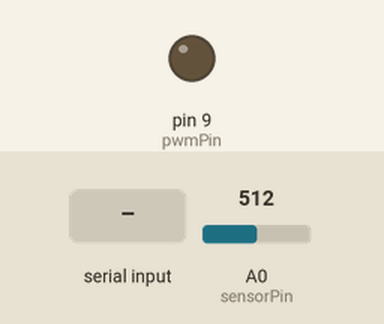
Simulated run of this sketch. Board: Arduino Uno, built with avr-gcc and run on an emulated ATmega328P. On the bench: output pins drawn as LEDs (lit = HIGH). The test bench sets the inputs (shaded band); at power-on: A0 (sensorPin) = 512. What the sketch prints to the serial monitor is not drawn.

Above: at 1.2 s.
1.3 s: "90,45\n" received over Serial
At 2.57 s:
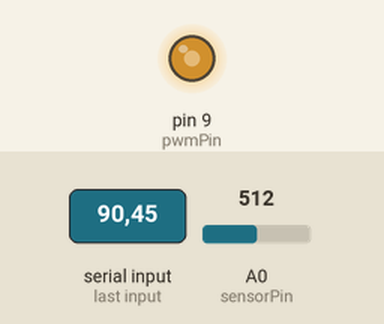
At 3.1 s:
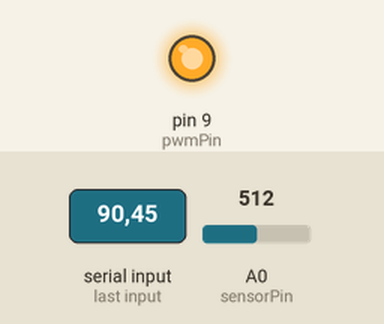
4.3 s: A0 (sensorPin) set to 716
7.3 s: A0 (sensorPin) set to 511
10.3 s: A0 (sensorPin) set to 306
12.5 s: A0 (sensorPin) set to 122
Timing chart, 0 to 15.7 s (numbered marks = the images above; inputs shaded):
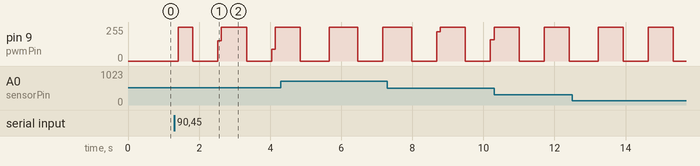

Measured:
- after the input at 1.3 s, pin 9 (pwmPin): 0/255 → 255/255 after 0.12 s, → 0/255 0.40 s later, → 153/255 0.71 s later, → 255/255 0.10 s later, … (7 changes in this stretch)

The sketch:

PID_Regulator_Capacitor.ino
```cpp
//***********************************
// Compiler parameters
//***********************************
#define _IFDEBUG__
#define _GRAPH_OF_PF__
//***********************************
// Constant variable
//***********************************

 const int sensorPin = A0;
 const int pwmPin = 9;


//***********************************
// Global variable
//***********************************

float dataRead = 0.0;   // for incoming serial data

unsigned long time;
unsigned long measureTime;

int sensorVal=0;
float setpoint = 0;
int pwmInterval = 0;
float outPID=0.0;

float process_feedback=0.0;
float previous_error = 0.0;

float Kp = 1.1;
float Ki = 5.0;
float Kd = 0.5;

float integral=0.0;
int dt=100; // dt

 //******************************************************
 // SETUP FUNCTION
 //******************************************************
 void setup()
 {
    Serial.begin(115200); //Open a serial port
    pinMode(pwmPin,OUTPUT);
    analogWrite(pwmPin,pwmInterval);
    Serial.println("Ready!");
    Serial.println("Enter output voltage setpoint");
 }

 //******************************************************
 // LOOP FUNCTION
 //******************************************************
 void loop()
 {
     dataRead = readSerial(setpoint);
     if ((0.0 < dataRead < 5.0)&&(setpoint!=dataRead))
     {
      // Reset all variubles
      Serial.println(dataRead);
      setpoint = dataRead;
      outPID=0.0;
      integral=0.0;
      previous_error=0.0;
      time=micros();
     }

     // Read raw process_feedback
     sensorVal=analogRead(sensorPin);
     // note the time
     measureTime =  micros() - time; // Time form setpoint was set;
     process_feedback = (sensorVal/1024.0) *5.0;
     PID(process_feedback,previous_error,outPID);

     int DACout = outPID*1024/5;
     pwmInterval = map(DACout,0,1023,0,255);

     // Make sure DAC value is not out of bound
     if (pwmInterval>255)
        pwmInterval=255;
     if (pwmInterval<0)
        pwmInterval=0;

     analogWrite(pwmPin,pwmInterval);
#ifdef _GRAPH_OF_PF_
     Serial.print("; Time: ");
     Serial.print(measureTime);
     Serial.print("; Pf: ");
#endif
     Serial.print(process_feedback);  // <-- Print only this when _GRAPH_OF_PF_ is defined
     Serial.print(" ");  // <-- Print only this when _GRAPH_OF_PF_ is defined
     Serial.print(0);  // <-- Print only this when _GRAPH_OF_PF_ is defined
     Serial.print(" ");  // <-- Print only this when _GRAPH_OF_PF_ is defined
     Serial.print(5);  // <-- Print only this when _GRAPH_OF_PF_ is defined

#ifdef _GRAPH_OF_PF_
     Serial.print("; Out: ");
     Serial.print(outPID);
     Serial.print("; PWM: ");
     Serial.println(pwmInterval);
#else
      Serial.println();
#endif

     delay(dt);

 }

 //******************************************************
 // PID FUNCTION
 //******************************************************
 void PID(float pf, float &prev_err, float &out)
 {
  float error = setpoint - pf;
  integral = integral + (error*(dt/1000.0));
  float derivative = (error - prev_err)/((float)dt/1000.0);
  float output = (Kp*error) + (Ki*integral) + (Kd*derivative);

#ifdef _IFDEBUG_
      Serial.print("PrevE: ");
      Serial.print(prev_err);
      Serial.print("; E: ");
      Serial.print(error);
      Serial.print("; I: ");
      Serial.print(integral);
      Serial.print("; D: ");
      Serial.print(derivative);
#endif
      prev_err = error;
      out=output;
 }

//***********************************
// Read data from UART connection
//***********************************
float readSerial(float ind) {
  float incomingFloat = ind;
  while (Serial.available() > 1) {   // <--- Some PCs will work with >0 others >1
    delay(1);

    // read the incoming float:
    incomingFloat = Serial.parseFloat();
    serialFlush();
  }

  return incomingFloat;
}

//*******************************************
// Flushes the serial buffer for extra chars
//*******************************************
void serialFlush(){
  if(Serial.available() > 0) {
    char t = Serial.read();
  }
}
```
